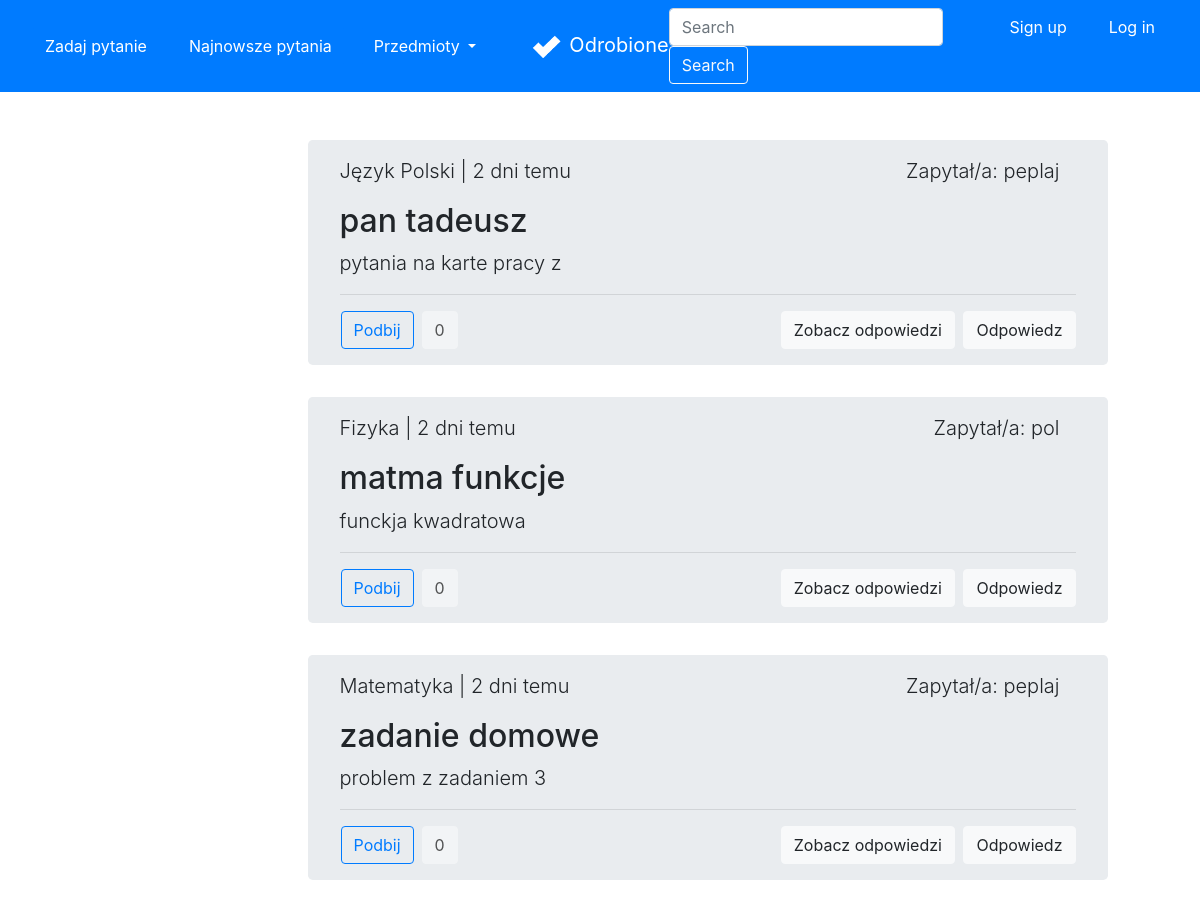
The app's page /latest, older data.
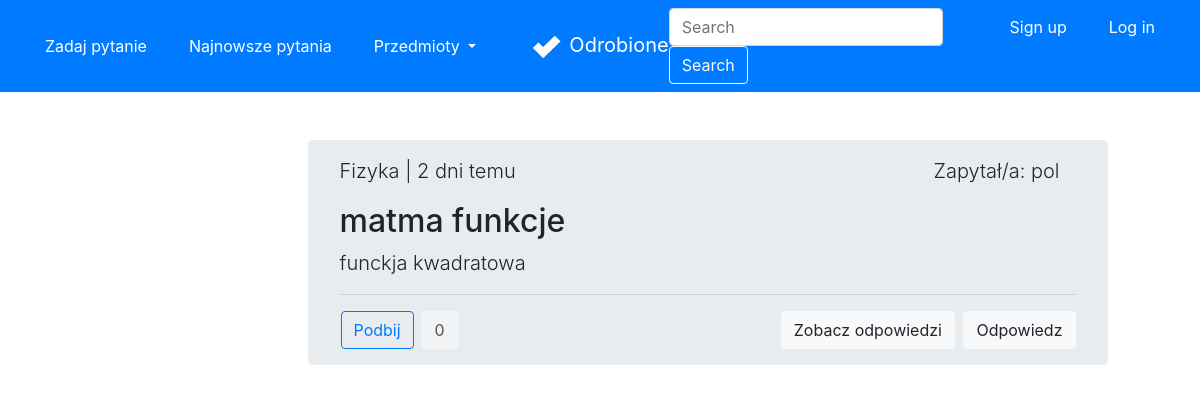
The same page, newer data.
### forum/models.py (models this page shows, shortened)
class Question(Model):
    title = CharField(max_length=300)
    desc = TextField()
    image = ImageField(upload_to='images/', blank=True)
    createDate = DateTimeField(auto_now_add=True)
    user = ForeignKey(User, on_delete=CASCADE)
    schools = [
        ('', 'Wybierz szkołę'),
        ('ps', 'Szkoła Podstawowa'),
        ('ms', 'Szkoła Średnia'),
        ('cl', 'Studia'),
    ]
    school = CharField(max_length=2, choices=schools,
                       default='')
    subjects = [
        ('', 'Wybierz przedmiot'),
        ('mat', 'Matematyka'),
        ('fiz', 'Fizyka'),
        ('inf', 'Informatyka'),
        ('pol', 'Język Polski'),
        ('ang', 'Język Angielski'),
        ('nmc', 'Język Niemiecki'),
        ('his', 'Historia'),
        ('bio', 'Biologia'),
        ('che', 'Chemia'),
        ('geo', 'Geografia'),
    ]
    subject = CharField(max_length=3, choices=subjects,
                        default='')
    likes = ManyToManyField(User, related_name='likes', blank=True)
    def total_likes(self):
        return self.likes.count()
    def display_time(self):
        mytimezone = timezone.utc
        now = datetime.now(mytimezone)
        if self.createDate.date() == now.date():
            if self.createDate.hour == now.hour:
                if now.minute - self.createDate.minute != 0:
                    return str(now.minute - self.createDate.minute)+" min. temu"
                else:
                    return "teraz"
            else:
                return str(now.hour - self.createDate.hour)+" godz. temu"
        else:
            diff = (now - self.createDate).days
            if diff == 1:
                return str(diff)+" dzień temu"
            else:
                return str(diff)+" dni temu"
    def display_subject(self):
        mySubjects = {'mat': 'Matematyka', 'fiz': 'Fizyka', 'Inf': 'Informatyka',
                      'pol': 'Język Polski', 'ang': 'Język Angielski', 'nmc': 'Język Niemiecki',
                      'his': 'Historia', 'bio': 'Biologia', 'che': 'Chemia', 'geo': 'Geografia'}
        return mySubjects[self.subject]

### accounts/models.py (models this page shows)
class User(AbstractUser):
    email = models.EmailField(_('email address'), unique=True)

### forum/views.py (the view)
# urls.py: path('latest', views.latest, name='latest'),
def latest(request):
    questions = Question.objects.all().order_by('-createDate')
    for question in questions:
        if question.likes.filter(id=request.user.id).exists():
            question.is_liked = True
        else:
            question.is_liked = False
    return render(request, 'forum/latest.html',
                  {'questions': questions})

### forum/templates/forum/latest.html (shortened to what this page needs)
{% extends 'forum/base.html' %}
{% block content %}
<div class="row justify-content-center">
    <div class="col-md-6">
        <br>
        <br>
        {% for question in questions %}
        <div class="jumbotron py-3" style="height: fit-content; width: 800px;">
            <div class="row">
                <div class="col text-left">
                    <p class="lead">{{question.display_subject}} | {{question.display_time}}</p>
                </div>
                <div class="col text-right mr-3">
                    <p class="lead">Zapytał/a: {{question.user}}</p>
                </div>
            </div>
            <h2 class="display">{{question.title}}</h2>
            <p class="lead">{{question.desc|truncatechars:100}}</p>
            <hr class="my-2">
            <div class="row mt-3">
                <div class="col content-left">
                    <div class="row">
                        <form action="{% url 'like' question.id %}" method="POST">
                            {% if question.is_liked %}
                            <button type="submit" class="btn btn-primary ml-3">Podbij</button>
                            {% else %}
                            <button type="submit" class="btn btn-outline-primary ml-3">Podbij</button>
                            {% endif %}
                        </form>
                        <a class="btn btn-light disabled ml-2" style="color: black;" href="#"
                            role="button">{{question.total_likes}}</a>
                    </div>
                </div>
                <div class="col text-right">
                    <a class="btn btn-light mr-1" href="{% url 'detail' question.id %}" role="button">Zobacz
                        odpowiedzi</a>
                    <a class="btn btn-light" href="#" role="button">Odpowiedz</a>
                </div>
            </div>
        </div>
        {% endfor %}
    </div>
</div>
{% endblock content %}

### forum/templates/forum/base.html (shortened to what this page needs)
<!doctype html>
<html lang="en">
{% load static %}
<head>
    <link rel="stylesheet" href="https://maxcdn.bootstrapcdn.com/bootstrap/4.0.0/css/bootstrap.min.css"
>
</head>
<body>
    <nav class="navbar navbar-expand-md navbar-dark bg-primary">
        <div class="navbar-collapse collapse w-100 order-1 order-md-0 dual-collapse2">
            <ul class="navbar-nav mr-auto">
                <li class="nav-item active">
                    <a href="{% url 'create' %}" class="btn btn-primary mx-3">Zadaj pytanie</a>
                </li>
                <li class="nav-item">
                    <a href="{% url 'latest' %}" class="btn btn-primary mr-3">Najnowsze pytania</a>
                </li>
                <li class="nav-item">
                    <div class="dropdown mr-3">
                        <a class="btn btn-primary dropdown-toggle" href="#" role="button" id="dropdownMenuLink"
                            data-toggle="dropdown" aria-haspopup="true" aria-expanded="false">
                            Przedmioty
                        </a>
                    </div>
                </li>
            </ul>
        </div>
        <div class="mx-auto order-0">
            <a class="navbar-brand mx-auto" href="{% url 'home' %}"><img class="img-responsive mr-2"
                    src="{% static 'forum/logo.png' %}" height="30px" width="30px">Odrobione</a>
        </div>
        <div class="navbar-collapse collapse w-100 order-3 dual-collapse2">
            <ul class="navbar-nav ml-auto">
                <li class="nav-item">
                    <form class="form-inline">
                        <input class="form-control mr-sm-2" type="search" placeholder="Search" aria-label="Search">
                        <button class="btn btn-outline-light my-2 my-sm-0" type="submit">Search</button>
                    </form>
                </li>
                {% if user.is_authenticated %}
                <li class="nav-item">
                    <div class="btn-group mx-3 ">
                        <button type="button" class="btn btn-primary dropdown-toggle" data-toggle="dropdown"
                            aria-haspopup="true" aria-expanded="false">
                            Witaj {{user}}
                        </button>
                        <div class="dropdown-menu dropdown-menu-right">
                            <a href="{% url 'my' %}" class="dropdown-item" type="button">Moje pytania</a>
                            <form action="{% url 'accounts:logoutuser' %}" method="POST">
                                {% csrf_token %}
                                <button class="dropdown-item" type="submit">Log Out</button>
                            </form>
                        </div>
                    </div>
                </li>
                {% else %}
                <li class="nav-item">
                    <a href="{% url 'accounts:sign' %}" class="btn btn-primary ml-3">Sign up</a>
                </li>
                <li class="nav-item">
                    <a href="{% url 'accounts:log' %}" class="btn btn-primary mx-3">Log in</a>
                </li>
                {% endif %}
            </ul>
        </div>
    </nav>
    {% block content %}{% endblock content %}
</body>
</html>

Row changes from the older to the newer data that the page shows:
removed Question: display_subject "Język Polski", display_time "2 dni temu", user "peplaj", title "pan tadeusz", desc "pytania na karte pracy z", shows "Podbij", total_likes "0"
removed Question: display_subject "Matematyka", display_time "2 dni temu", user "peplaj", title "zadanie domowe", desc "problem z zadaniem 3", shows "Podbij", total_likes "0"
